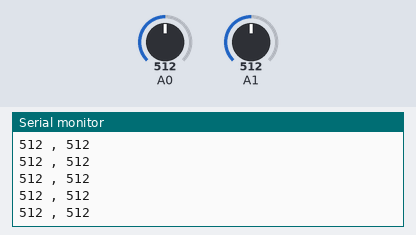
A sketch run on a simulated Arduino Uno, built with avr-gcc and run on an emulated ATmega328P. On the bench: the last lines printed to the serial monitor. The inputs (shaded band) are chosen by the test bench; at power-on: A0 = 512, A1 = 512.

Above: at 1.2 s.
1.3 s: A0 set to 716
At 1.31 s:
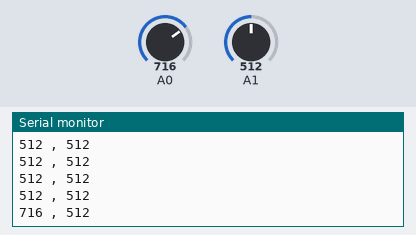
2.8 s: A1 set to 716
At 2.82 s:
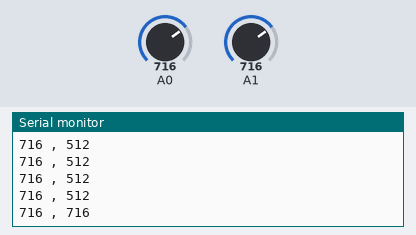
4.3 s: A0 set to 900
At 4.33 s:
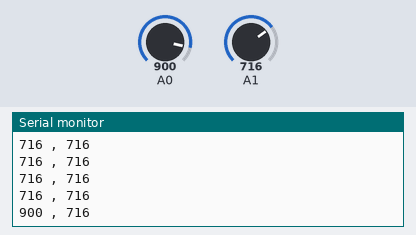
5.8 s: A1 set to 900
At 5.84 s:
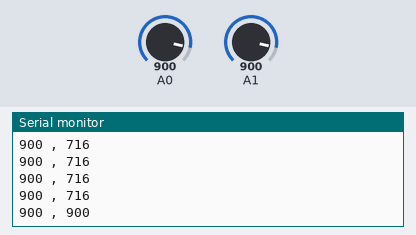
Timing chart, 0 to 8.3 s (numbered marks = the images above; inputs shaded):
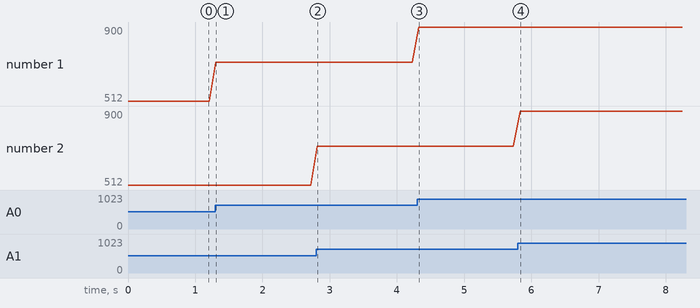

The sketch:

ldr2valuesPrintln.ino
```cpp
void setup() {
  Serial.begin(9600);
  pinMode(A0, INPUT);
  pinMode(A1, INPUT);
}

void loop() {
  int ldr1 = analogRead(A0);
  int ldr2 = analogRead(A1);
  Serial.print(ldr1);
  Serial.print(" , ");
  Serial.println(ldr2);
  delay(100);

}
```

Measured:
- after the input at 1.3 s, the serial monitor: prints a new line at once (image 1)
- after the input at 2.8 s, the serial monitor: prints a new line at once (image 2)
- after the input at 4.3 s, the serial monitor: prints a new line at once (image 3)
- after the input at 5.8 s, the serial monitor: prints a new line at once (image 4)
- plotted number 1: 512 → 716 after the input at 1.3 s, 716 → 900 after the input at 4.3 s
